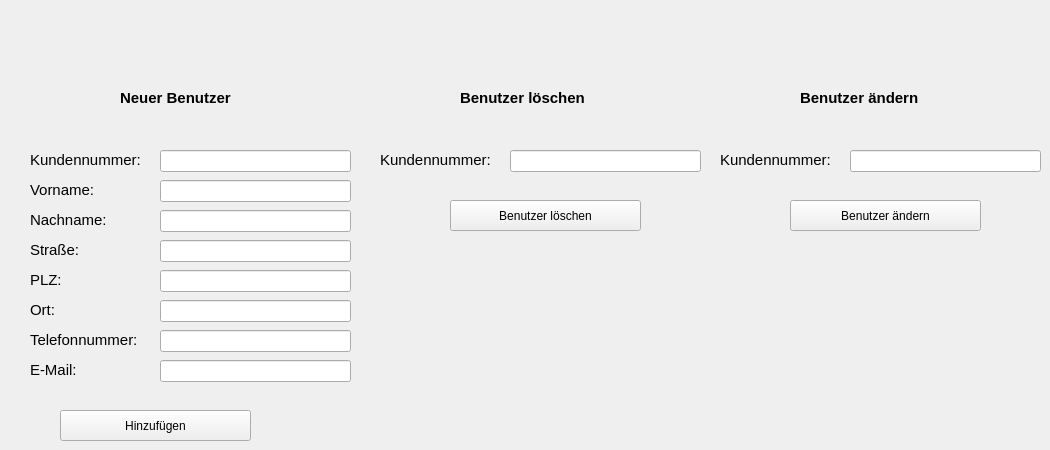
   <widget class="QWidget" name="pageNewUser">
    <widget class="QLineEdit" name="lineNewNum">
     <property name="geometry">
      <rect>
       <x>160</x>
       <y>150</y>
       <width>191</width>
       <height>22</height>
      </rect>
     </property>
    </widget>
    <widget class="QLineEdit" name="lineNewFirstName">
     <property name="geometry">
      <rect>
       <x>160</x>
       <y>180</y>
       <width>191</width>
       <height>22</height>
      </rect>
     </property>
    </widget>
    <widget class="QLineEdit" name="lineNewLastName">
     <property name="geometry">
      <rect>
       <x>160</x>
       <y>210</y>
       <width>191</width>
       <height>22</height>
      </rect>
     </property>
    </widget>
    <widget class="QLineEdit" name="lineNewStreet">
     <property name="geometry">
      <rect>
       <x>160</x>
       <y>240</y>
       <width>191</width>
       <height>22</height>
      </rect>
     </property>
    </widget>
    <widget class="QLineEdit" name="lineNewCity">
     <property name="geometry">
      <rect>
       <x>160</x>
       <y>300</y>
       <width>191</width>
       <height>22</height>
      </rect>
     </property>
    </widget>
    <widget class="QLineEdit" name="lineNewPostCode">
     <property name="geometry">
      <rect>
       <x>160</x>
       <y>270</y>
       <width>191</width>
       <height>22</height>
      </rect>
     </property>
    </widget>
    <widget class="QLineEdit" name="lineNewPhone">
     <property name="geometry">
      <rect>
       <x>160</x>
       <y>330</y>
       <width>191</width>
       <height>22</height>
      </rect>
     </property>
    </widget>
    <widget class="QLineEdit" name="lineNewEMail">
     <property name="geometry">
      <rect>
       <x>160</x>
       <y>360</y>
       <width>191</width>
       <height>22</height>
      </rect>
     </property>
    </widget>
    <widget class="QLabel" name="label_2">
     <property name="geometry">
      <rect>
       <x>30</x>
       <y>330</y>
       <width>121</width>
       <height>20</height>
      </rect>
     </property>
     <property name="font">
      <font>
       <pointsize>11</pointsize>
       <underline>false</underline>
       <kerning>true</kerning>
      </font>
     </property>
     <property name="text">
      <string>Telefonnummer:</string>
     </property>
    </widget>
    <widget class="QLabel" name="label_3">
     <property name="geometry">
      <rect>
       <x>30</x>
       <y>360</y>
       <width>121</width>
       <height>20</height>
      </rect>
     </property>
     <property name="font">
      <font>
       <pointsize>11</pointsize>
       <underline>false</underline>
       <kerning>true</kerning>
      </font>
     </property>
     <property name="text">
      <string>E-Mail:</string>
     </property>
    </widget>
    <widget class="QLabel" name="label_4">
     <property name="geometry">
      <rect>
       <x>30</x>
       <y>300</y>
       <width>121</width>
       <height>20</height>
      </rect>
     </property>
     <property name="font">
      <font>
       <pointsize>11</pointsize>
       <underline>false</underline>
       <kerning>true</kerning>
      </font>
     </property>
     <property name="text">
      <string>Ort:</string>
     </property>
    </widget>
    <widget class="QLabel" name="label_5">
     <property name="geometry">
      <rect>
       <x>30</x>
       <y>270</y>
       <width>121</width>
       <height>20</height>
      </rect>
     </property>
     <property name="font">
      <font>
       <pointsize>11</pointsize>
       <underline>false</underline>
       <kerning>true</kerning>
      </font>
     </property>
     <property name="text">
      <string>PLZ:</string>
     </property>
    </widget>
    <widget class="QLabel" name="label_6">
     <property name="geometry">
      <rect>
       <x>30</x>
       <y>240</y>
       <width>121</width>
       <height>20</height>
      </rect>
     </property>
     <property name="font">
      <font>
       <pointsize>11</pointsize>
       <underline>false</underline>
       <kerning>true</kerning>
      </font>
     </property>
     <property name="text">
      <string>Straße:</string>
     </property>
    </widget>
    <widget class="QLabel" name="label_7">
     <property name="geometry">
      <rect>
       <x>30</x>
       <y>210</y>
       <width>121</width>
       <height>20</height>
      </rect>
     </property>
     <property name="font">
      <font>
       <pointsize>11</pointsize>
       <underline>false</underline>
       <kerning>true</kerning>
      </font>
     </property>
     <property name="text">
      <string>Nachname:</string>
     </property>
    </widget>
    <widget class="QLabel" name="label_8">
     <property name="geometry">
      <rect>
       <x>30</x>
       <y>180</y>
       <width>121</width>
       <height>20</height>
      </rect>
     </property>
     <property name="font">
      <font>
       <pointsize>11</pointsize>
       <underline>false</underline>
       <kerning>true</kerning>
      </font>
     </property>
     <property name="text">
      <string>Vorname:</string>
     </property>
    </widget>
    <widget class="QLabel" name="label_9">
     <property name="geometry">
      <rect>
       <x>30</x>
       <y>150</y>
       <width>121</width>
       <height>20</height>
      </rect>
     </property>
     <property name="font">
      <font>
       <pointsize>11</pointsize>
       <underline>false</underline>
       <kerning>true</kerning>
      </font>
     </property>
     <property name="text">
      <string>Kundennummer:</string>
     </property>
    </widget>
    <widget class="QPushButton" name="btnNewUserAdd">
     <property name="geometry">
      <rect>
       <x>60</x>
       <y>410</y>
       <width>191</width>
       <height>31</height>
      </rect>
     </property>
     <property name="focusPolicy">
      <enum>Qt::FocusPolicy::NoFocus</enum>
     </property>
     <property name="text">
      <string>Hinzufügen</string>
     </property>
    </widget>
    <widget class="QLabel" name="label_25">
     <property name="geometry">
      <rect>
       <x>120</x>
       <y>90</y>
       <width>121</width>
       <height>16</height>
      </rect>
     </property>
     <property name="font">
      <font>
       <pointsize>11</pointsize>
       <bold>true</bold>
       <underline>false</underline>
       <kerning>true</kerning>
      </font>
     </property>
     <property name="text">
      <string>Neuer Benutzer</string>
     </property>
    </widget>
    <widget class="QLineEdit" name="lineDelUserNum">
     <property name="geometry">
      <rect>
       <x>510</x>
       <y>150</y>
       <width>191</width>
       <height>22</height>
      </rect>
     </property>
    </widget>
    <widget class="QLabel" name="label_26">
     <property name="geometry">
      <rect>
       <x>380</x>
       <y>150</y>
       <width>121</width>
       <height>20</height>
      </rect>
     </property>
     <property name="font">
      <font>
       <pointsize>11</pointsize>
       <underline>false</underline>
       <kerning>true</kerning>
      </font>
     </property>
     <property name="text">
      <string>Kundennummer:</string>
     </property>
    </widget>
    <widget class="QPushButton" name="btnDelUser">
     <property name="geometry">
      <rect>
       <x>450</x>
       <y>200</y>
       <width>191</width>
       <height>31</height>
      </rect>
     </property>
     <property name="focusPolicy">
      <enum>Qt::FocusPolicy::NoFocus</enum>
     </property>
     <property name="text">
      <string>Benutzer löschen</string>
     </property>
    </widget>
    <widget class="QLabel" name="label_27">
     <property name="geometry">
      <rect>
       <x>460</x>
       <y>90</y>
       <width>141</width>
       <height>16</height>
      </rect>
     </property>
     <property name="font">
      <font>
       <pointsize>11</pointsize>
       <bold>true</bold>
       <underline>false</underline>
       <kerning>true</kerning>
      </font>
     </property>
     <property name="text">
      <string>Benutzer löschen</string>
     </property>
    </widget>
    <widget class="QPushButton" name="btnChangeUser">
     <property name="geometry">
      <rect>
       <x>790</x>
       <y>200</y>
       <width>191</width>
       <height>31</height>
      </rect>
     </property>
     <property name="focusPolicy">
      <enum>Qt::FocusPolicy::NoFocus</enum>
     </property>
     <property name="text">
      <string>Benutzer ändern</string>
     </property>
    </widget>
    <widget class="QLabel" name="label_28">
     <property name="geometry">
      <rect>
       <x>720</x>
       <y>150</y>
       <width>121</width>
       <height>20</height>
      </rect>
     </property>
     <property name="font">
      <font>
       <pointsize>11</pointsize>
       <underline>false</underline>
       <kerning>true</kerning>
      </font>
     </property>
     <property name="text">
      <string>Kundennummer:</string>
     </property>
    </widget>
    <widget class="QLineEdit" name="lineChangeUserNum">
     <property name="geometry">
      <rect>
       <x>850</x>
       <y>150</y>
       <width>191</width>
       <height>22</height>
      </rect>
     </property>
    </widget>
    <widget class="QLabel" name="label_29">
     <property name="geometry">
      <rect>
       <x>800</x>
       <y>90</y>
       <width>141</width>
       <height>16</height>
      </rect>
     </property>
     <property name="font">
      <font>
       <pointsize>11</pointsize>
       <bold>true</bold>
       <underline>false</underline>
       <kerning>true</kerning>
      </font>
     </property>
     <property name="text">
      <string>Benutzer ändern</string>
     </property>
    </widget>
   </widget>
